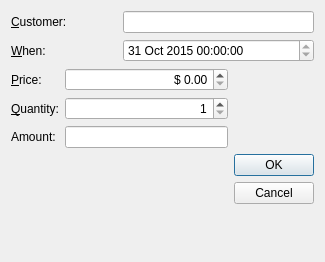
<?xml version="1.0" encoding="UTF-8"?>
<ui version="4.0">
 <class>TicketOrderDlg</class>
 <widget class="QDialog" name="TicketOrderDlg">
  <property name="geometry">
   <rect>
    <x>0</x>
    <y>0</y>
    <width>325</width>
    <height>262</height>
   </rect>
  </property>
  <property name="windowTitle">
   <string>Ticket Order</string>
  </property>
  <layout class="QGridLayout" name="gridLayout_2">
   <item row="0" column="0">
    <widget class="QLabel" name="label">
     <property name="text">
      <string>&amp;Customer:</string>
     </property>
     <property name="buddy">
      <cstring>customerLineEdit</cstring>
     </property>
    </widget>
   </item>
   <item row="0" column="1" colspan="2">
    <widget class="QLineEdit" name="customerLineEdit"/>
   </item>
   <item row="1" column="0">
    <widget class="QLabel" name="label_2">
     <property name="text">
      <string>&amp;When:</string>
     </property>
     <property name="buddy">
      <cstring>dateTimeEdit</cstring>
     </property>
    </widget>
   </item>
   <item row="1" column="1" colspan="2">
    <widget class="QDateTimeEdit" name="dateTimeEdit">
     <property name="maximumDate">
      <date>
       <year>2016</year>
       <month>10</month>
       <day>30</day>
      </date>
     </property>
     <property name="minimumDate">
      <date>
       <year>2015</year>
       <month>10</month>
       <day>31</day>
      </date>
     </property>
    </widget>
   </item>
   <item row="2" column="0" colspan="2">
    <layout class="QGridLayout" name="gridLayout">
     <item row="0" column="0">
      <widget class="QLabel" name="label_3">
       <property name="text">
        <string>&amp;Price:</string>
       </property>
       <property name="buddy">
        <cstring>priceSpinBox</cstring>
       </property>
      </widget>
     </item>
     <item row="0" column="1">
      <widget class="QDoubleSpinBox" name="priceSpinBox">
       <property name="alignment">
        <set>Qt::AlignRight|Qt::AlignTrailing|Qt::AlignVCenter</set>
       </property>
       <property name="prefix">
        <string>$ </string>
       </property>
       <property name="maximum">
        <double>5000.000000000000000</double>
       </property>
      </widget>
     </item>
     <item row="1" column="0">
      <widget class="QLabel" name="label_4">
       <property name="text">
        <string>&amp;Quantity:</string>
       </property>
       <property name="buddy">
        <cstring>quantitySpinBox</cstring>
       </property>
      </widget>
     </item>
     <item row="1" column="1">
      <widget class="QSpinBox" name="quantitySpinBox">
       <property name="alignment">
        <set>Qt::AlignRight|Qt::AlignTrailing|Qt::AlignVCenter</set>
       </property>
       <property name="minimum">
        <number>1</number>
       </property>
       <property name="maximum">
        <number>50</number>
       </property>
      </widget>
     </item>
     <item row="2" column="0">
      <widget class="QLabel" name="label_5">
       <property name="text">
        <string>Amount:</string>
       </property>
       <property name="buddy">
        <cstring>amountLineEdit</cstring>
       </property>
      </widget>
     </item>
     <item row="2" column="1">
      <widget class="QLineEdit" name="amountLineEdit"/>
     </item>
    </layout>
   </item>
   <item row="3" column="1">
    <spacer name="verticalSpacer">
     <property name="orientation">
      <enum>Qt::Vertical</enum>
     </property>
     <property name="sizeHint" stdset="0">
      <size>
       <width>20</width>
       <height>74</height>
      </size>
     </property>
    </spacer>
   </item>
   <item row="3" column="2">
    <widget class="QDialogButtonBox" name="buttonBox">
     <property name="orientation">
      <enum>Qt::Vertical</enum>
     </property>
     <property name="standardButtons">
      <set>QDialogButtonBox::Cancel|QDialogButtonBox::Ok</set>
     </property>
    </widget>
   </item>
  </layout>
 </widget>
 <resources/>
 <connections>
  <connection>
   <sender>buttonBox</sender>
   <signal>accepted()</signal>
   <receiver>TicketOrderDlg</receiver>
   <slot>accept()</slot>
   <hints>
    <hint type="sourcelabel">
     <x>231</x>
     <y>235</y>
    </hint>
    <hint type="destinationlabel">
     <x>157</x>
     <y>261</y>
    </hint>
   </hints>
  </connection>
  <connection>
   <sender>buttonBox</sender>
   <signal>rejected()</signal>
   <receiver>TicketOrderDlg</receiver>
   <slot>reject()</slot>
   <hints>
    <hint type="sourcelabel">
     <x>252</x>
     <y>247</y>
    </hint>
    <hint type="destinationlabel">
     <x>286</x>
     <y>261</y>
    </hint>
   </hints>
  </connection>
 </connections>
</ui>
